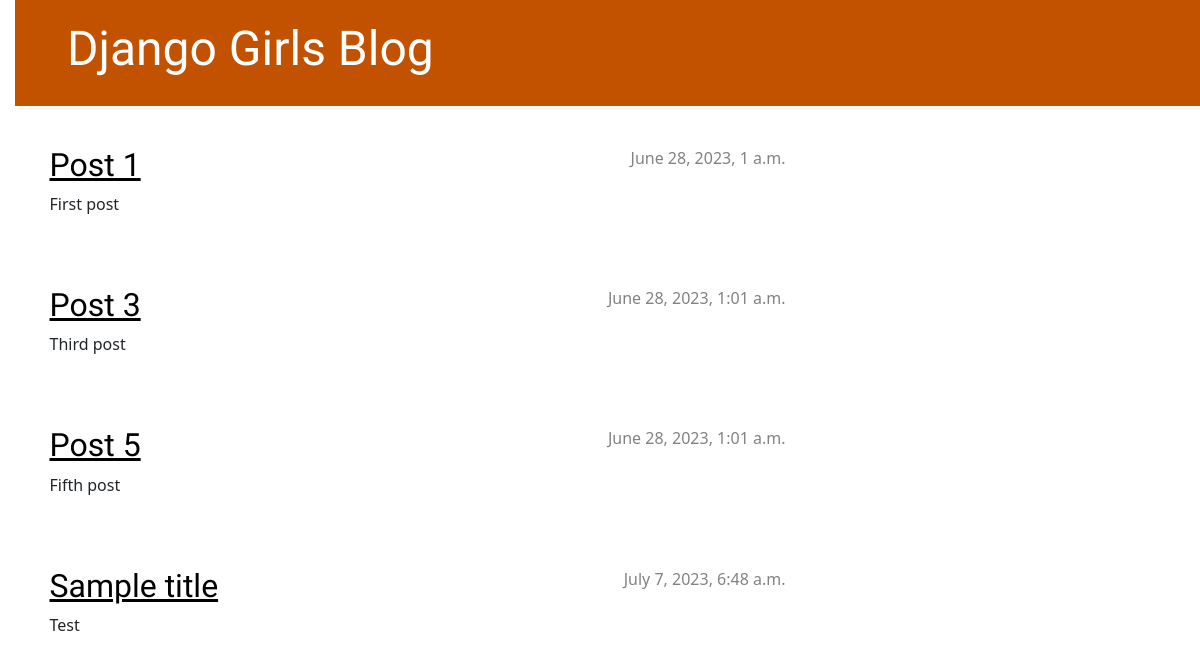
The page / on the database its author committed.
### blog/models.py (models this page shows, shortened)
class Post(models.Model):
    author = models.ForeignKey(settings.AUTH_USER_MODEL, on_delete=models.CASCADE)
    title = models.CharField(max_length=200)
    text = models.TextField()
    created_date = models.DateTimeField(default=timezone.now)
    published_date = models.DateTimeField(blank=True, null=True)

### blog/views.py (the view)
# urls.py: path('', views.post_list, name='post_list'),
def post_list(request):
    posts = Post.objects.filter(published_date__lte=timezone.now()).order_by('published_date')
    return render(request, 'blog/post_list.html', {'posts': posts})

### blog/templates/blog/post_list.html
{% extends 'blog/base.html' %}
{% block content %}
    {% for post in posts %}
        <article class="post">
            <time class="date">
                {{ post.published_date }}
            </time>
            <h2><a href="{% url 'post_detail' pk=post.pk %}">{{ post.title }}</a></h2>
            <p>{{ post.text|linebreaksbr }}</p>
        </article>
    {% endfor %}
{% endblock %}

### blog/static/css/blog.css (style rules this page uses)
body { padding-left: 15px; }
h1 a, h2 a { color: #C25100; font-family: 'Lobster'; }
h1, h2, h3, h4 { font-family: 'Lobster', cursive; }
.date { color: #828282; }
.post { margin-bottom: 70px; }
.post h2 a, .post h2 a:visited { color: #000000; }
.post > .date, .post > .actions { float: right; }

### rows shown on the page
Post: published_date "June 28, 2023, 1 a.m.", title "Post 1", text "First post"
Post: published_date "June 28, 2023, 1:01 a.m.", title "Post 3", text "Third post"
Post: published_date "June 28, 2023, 1:01 a.m.", title "Post 5", text "Fifth post"
Post: published_date "July 7, 2023, 6:48 a.m.", title "Sample title", text "Test"
